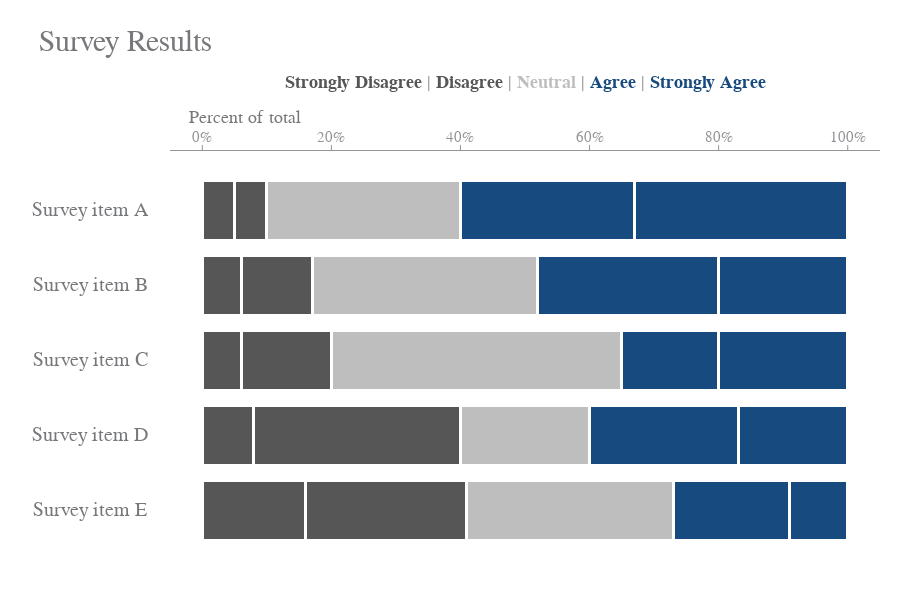

Notebook cell for this chart:
### Markdown cell above
## Data Visualization

### Code cell
fig = go.Figure()

# Plot -------------------------
fig.add_trace(
    go.Bar(
        y=df['Items'],
        x=df['Strongly Disagree'],
        orientation='h',
        name='Strongly Disagree',
        marker=dict(color=GRAY3, line=dict(color='white', width=3)),
    )
)

fig.add_trace(
    go.Bar(
        y=df['Items'],
        x=df['Disagree'],
        orientation='h',
        name='Disagree',
        marker=dict(color=GRAY3, line=dict(color='white', width=3)),
    )
)

fig.add_trace(
    go.Bar(
        y=df['Items'],
        x=df['Neutral'],
        orientation='h',
        name='Neutral',
        marker=dict(color=GRAY9, line=dict(color='white', width=3)),
    )
)

fig.add_trace(
    go.Bar(
        y=df['Items'],
        x=df['Agree'],
        orientation='h',
        name='Agree',
        marker=dict(color=BLUE1, line=dict(color='white', width=3)),
    )
)

fig.add_trace(
    go.Bar(
        y=df['Items'],
        x=df['Strongly Agree'],
        orientation='h',
        name='Strongly Agree',
        marker=dict(color=BLUE1, line=dict(color='white', width=3)),
    )
)

# Annotation -------------------
for i in range(5):
    fig.add_annotation(
        text=df['Items'][i],
        font=dict(color=GRAY5, size=20, family="Arial"),
        x=-0.05,
        y=5 - i - 1,
        xshift=-80,
        showarrow=False,
    )

# Text -------------------------
fig.add_annotation(
    text="Survey Results",
    font=dict(color=GRAY5, size=30, family="Arial"),
    x=-0.05,
    y=4.5,
    xshift=-45,
    yshift=130,
    showarrow=False,
)

fig.add_annotation(
    text=f"<b style='color: {GRAY3}'>Strongly Disagree</b> | <b style='color: {GRAY3}'>Disagree</b> | <b style='color: {GRAY9}'>Neutral</b> | <b style='color: {BLUE1}'>Agree</b> | <b style='color: {BLUE1}'>Strongly Agree</b>",
    font=dict(color=GRAY5, size=18, family="Arial"),
    x=0.57,
    y=4.5,
    xshift=-45,
    yshift=90,
    showarrow=False,
)

fig.add_annotation(
    text="Percent of total",
    font=dict(color=GRAY5, size=18, family="Arial"),
    x=-0.05,
    y=4.5,
    xshift=75,
    yshift=55,
    showarrow=False,
)

# Layout -----------------------

fig.update_layout(
    width=900,
    height=600,
    margin=dict(t=150, b=30, l=170, r=20),
    showlegend=False,
    barmode="stack",
    paper_bgcolor="white",
    plot_bgcolor="white",
)

fig.update_xaxes(
    tickfont=dict(color=GRAY7, size=15, family="Arial"),
    ticks="inside",
    tickcolor=GRAY7,
    tickformat=".0%",
    ticklabelposition="inside",
    linecolor=GRAY7,
    position=1,
    range=[-0.05, 1.05]
)

fig.update_yaxes(
    range=[-0.8, 4.8],
)

### Figure 1 — Plotly figure (JSON) as saved in the notebook; plotly's stock layout.template omitted (floating-point values rounded to 4 significant figures)
{"data": [{"marker": {"color": "#555655", "line": {"color": "white", "width": 3}}, "name": "Strongly Disagree", "orientation": "h", "type": "bar", "x": [0.16, 0.08, 0.06, 0.06, 0.05], "y": ["Survey item E", "Survey item D", "Survey item C", "Survey item B", "Survey item A"]}, {"marker": {"color": "#555655", "line": {"color": "white", "width": 3}}, "name": "Disagree", "orientation": "h", "type": "bar", "x": [0.25, 0.32, 0.14, 0.11, 0.05], "y": ["Survey item E", "Survey item D", "Survey item C", "Survey item B", "Survey item A"]}, {"marker": {"color": "#BFBEBE", "line": {"color": "white", "width": 3}}, "name": "Neutral", "orientation": "h", "type": "bar", "x": [0.32, 0.2, 0.45, 0.35, 0.3], "y": ["Survey item E", "Survey item D", "Survey item C", "Survey item B", "Survey item A"]}, {"marker": {"color": "#174A7E", "line": {"color": "white", "width": 3}}, "name": "Agree", "orientation": "h", "type": "bar", "x": [0.18, 0.23, 0.15, 0.28, 0.27], "y": ["Survey item E", "Survey item D", "Survey item C", "Survey item B", "Survey item A"]}, {"marker": {"color": "#174A7E", "line": {"color": "white", "width": 3}}, "name": "Strongly Agree", "orientation": "h", "type": "bar", "x": [0.09, 0.17, 0.2, 0.2, 0.33], "y": ["Survey item E", "Survey item D", "Survey item C", "Survey item B", "Survey item A"]}], "layout": {"annotations": [{"font": {"color": "#76787B", "family": "Arial", "size": 20}, "showarrow": false, "text": "Survey item A", "x": -0.05, "xshift": -80, "y": 4}, {"font": {"color": "#76787B", "family": "Arial", "size": 20}, "showarrow": false, "text": "Survey item B", "x": -0.05, "xshift": -80, "y": 3}, {"font": {"color": "#76787B", "family": "Arial", "size": 20}, "showarrow": false, "text": "Survey item C", "x": -0.05, "xshift": -80, "y": 2}, {"font": {"color": "#76787B", "family": "Arial", "size": 20}, "showarrow": false, "text": "Survey item D", "x": -0.05, "xshift": -80, "y": 1}, {"font": {"color": "#76787B", "family": "Arial", "size": 20}, "showarrow": false, "text": "Survey item E", "x": -0.05, "xshift": -80, "y": 0}, {"font": {"color": "#76787B", "family": "Arial", "size": 30}, "showarrow": false, "text": "Survey Results", "x": -0.05, "xshift": -45, "y": 4.5, "yshift": 130}, {"font": {"color": "#76787B", "family": "Arial", "size": 18}, "showarrow": false, "text": "<b style='color: #555655'>Strongly Disagree</b> | <b style='color: #555655'>Disagree</b> | <b style='color: #BFBEBE'>Neutral</b> | <b style='color: #174A7E'>Agree</b> | <b style='color: #174A7E'>Strongly Agree</b>", "x": 0.57, "xshift": -45, "y": 4.5, "yshift": 90}, {"font": {"color": "#76787B", "family": "Arial", "size": 18}, "showarrow": false, "text": "Percent of total", "x": -0.05, "xshift": 75, "y": 4.5, "yshift": 55}], "barmode": "stack", "height": 600, "margin": {"b": 30, "l": 170, "r": 20, "t": 150}, "paper_bgcolor": "white", "plot_bgcolor": "white", "showlegend": false, "width": 900, "xaxis": {"linecolor": "#929497", "position": 1, "range": [-0.05, 1.05], "tickcolor": "#929497", "tickfont": {"color": "#929497", "family": "Arial", "size": 15}, "tickformat": ".0%", "ticklabelposition": "inside", "ticks": "inside"}, "yaxis": {"range": [-0.8, 4.8]}}}
